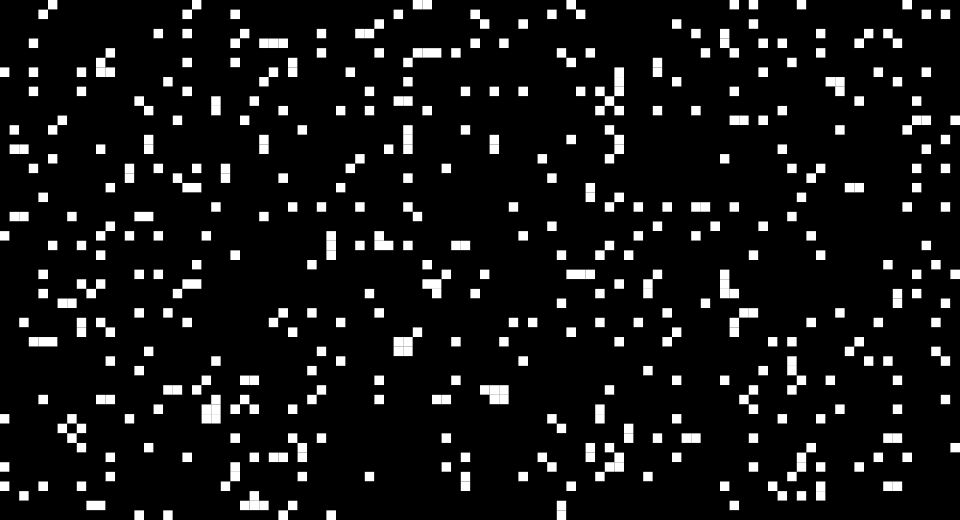
Frame 1 (no input)
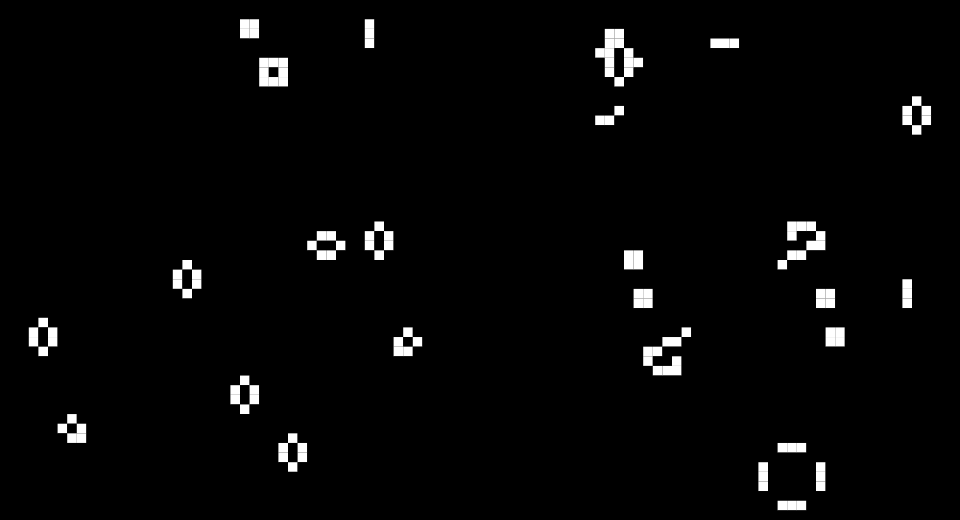
Frame 60 (the mouse pressed at the canvas centre just before this capture)
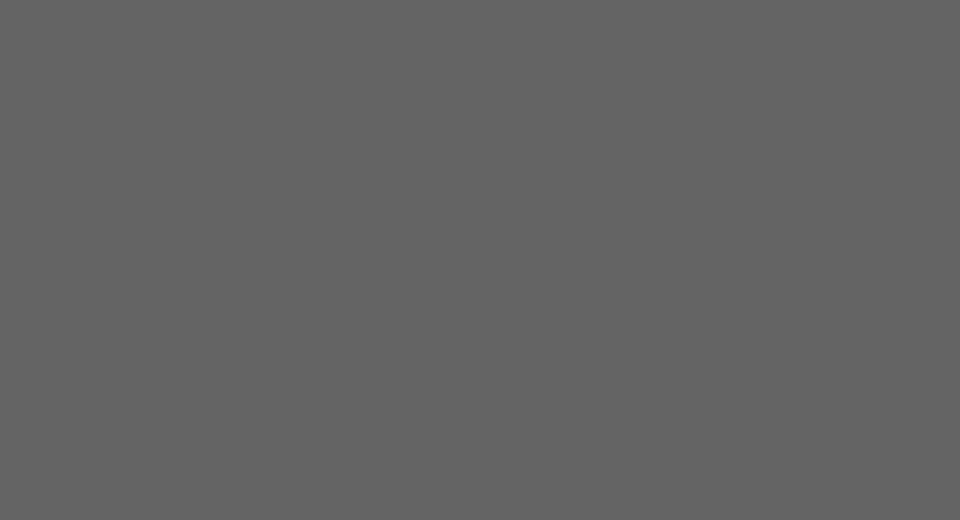
Frame 120 (the mouse held since frame 60 and released just before this capture)

The Processing sketch that drew these frames (run headless with seeded random() and noise(); from frame 60 on, the mouse is pressed at the canvas centre):

// Processing sketch: gameOfLife
// ── gameOfLife.pde
int[][] board = new int[100][(int)(100.0*(520.0/960.0))];

int NUM_SEED = 500;

void setup(){
  size(960,520);
  background(100);
  noStroke(); 
  
  for(int i = 0; i < board.length; i++){
    for(int j = 0; j < board[0].length; j++){
      board[i][j] = #000000;
    }
  }
  
  for(int i = 0; i < NUM_SEED; i++){
    board[(int)random(board.length)][(int)random(board[0].length)] = #FFFFFF;
  }
  //int x = board.length/2;
  //int y = board[0].length/2;
  //board[x][y] = #FFFFFF;
  //board[x][y+1] = #FFFFFF;
  //board[x][y+2] = #FFFFFF;
  

  
  
}

void draw(){
  
  background(0);
  DrawGrid(board);
  
  int[][] newBoard = new int[board.length][board[0].length];  
  
  for(int i = 0; i < board.length; i++){
    for(int j = 0; j < board[0].length; j++){
      int count = GetSurrounding(board, i, j);
      if(count < 2) {
        newBoard[i][j] = #000000;
      }
      else if(count == 2){
        newBoard[i][j] = board[i][j];
      }
      else if(count == 3){
        newBoard[i][j] = #FFFFFF;
      }
      else if(count > 3) {
        newBoard[i][j] = #000000;
      }
      
    }
  }  
  
  board = newBoard;
  
  if(mousePressed){
    setup();
  }
  
  frameRate(6);
  println(frameRate);
}

boolean AllFull(int[] s){
  for(int i = 0; i < s.length; i++){
    if(s[i] == #000000) return false;
  }
  return true;
}

int GetSurrounding(int[][] b, int x, int y){
  int count = 0; 
  
  //if(b[x][y] == #FFFFFF) count++;
  
  if(y-1 >= 0 && b[x][y-1] == #FFFFFF) count++;
  
  if(y+1 < b[0].length && b[x][y+1] == #FFFFFF) count++;
  
  if(x-1 >= 0 && b[x-1][y] == #FFFFFF) count++;
  
  if(x+1 < b.length && b[x+1][y] == #FFFFFF) count++;
  
  if(y-1 >= 0 && x-1 >= 0 && b[x-1][y-1] == #FFFFFF) count++;
  
  if(y-1 >= 0 && x+1 < b.length && b[x+1][y-1] == #FFFFFF) count++;
  
  if(y+1 < b[0].length && x-1 >= 0 && b[x-1][y+1] == #FFFFFF) count++;
  
  if(y+1 < b[0].length && x+1 < b.length && b[x+1][y+1] == #FFFFFF) count++;
  
  
  //if(y+1 >= b[0].length) count++;
  //if(y-1 < 0) count++;
  //if(x+1 >= b.length) count++;
  //if(x+1 < 0) count++;

  return count;
}

void DrawGrid(int[][] squares){
  float wdim = width / (float)squares.length;
  float hdim = height / (float)squares[0].length;
  for(int i = 0; i < squares.length; i++){
    for(int j = 0; j < squares[0].length; j++){
      fill(squares[i][j]);
      rect(i*wdim, j*hdim, wdim, hdim);
    }
  }
}
